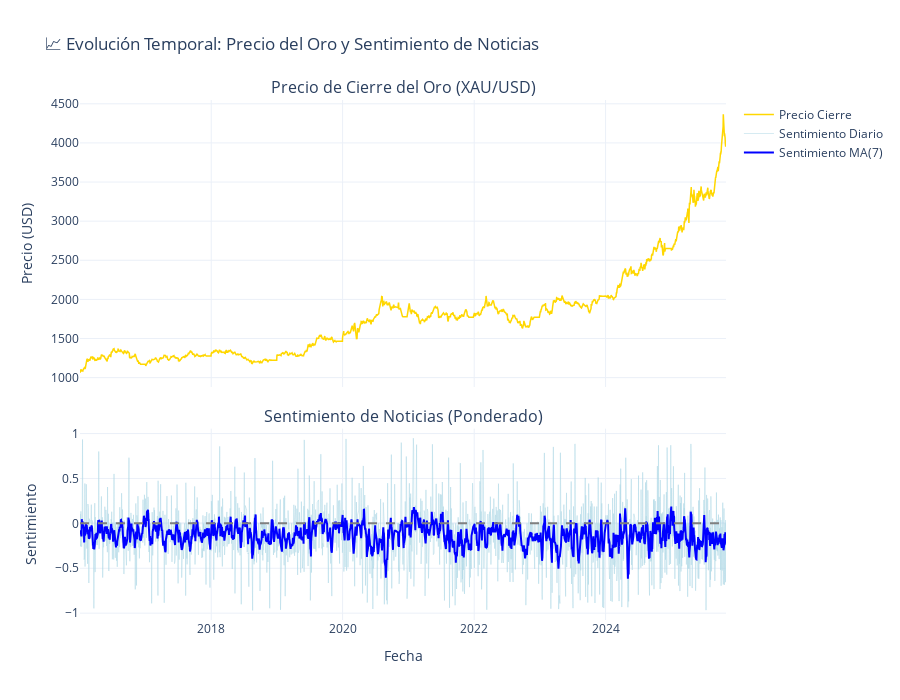

The notebook cell saved with this chart:
### Markdown cell above
---

## 5️⃣ Visualización Temporal: Precios vs Sentimientos

### Code cell
# Gráfico de doble eje: Precio de cierre y sentimiento
fig = make_subplots(
    rows=2, cols=1,
    shared_xaxes=True,
    vertical_spacing=0.08,
    subplot_titles=('Precio de Cierre del Oro (XAU/USD)', 'Sentimiento de Noticias (Ponderado)'),
    row_heights=[0.6, 0.4]
)

# Subplot 1: Precio de cierre
fig.add_trace(go.Scatter(
    x=df_merged.index,
    y=df_merged['Close'],
    mode='lines',
    name='Precio Cierre',
    line=dict(color='gold', width=1.5)
), row=1, col=1)

# Subplot 2: Sentimiento
fig.add_trace(go.Scatter(
    x=df_merged.index,
    y=df_merged['sentiment'],
    mode='lines',
    name='Sentimiento Diario',
    line=dict(color='lightblue', width=1),
    opacity=0.5
), row=2, col=1)

fig.add_trace(go.Scatter(
    x=df_merged.index,
    y=df_merged['sentiment_ma7'],
    mode='lines',
    name='Sentimiento MA(7)',
    line=dict(color='blue', width=2)
), row=2, col=1)

# Línea de referencia en sentimiento 0
fig.add_hline(y=0, line_dash="dash", line_color="gray", row=2, col=1)

fig.update_xaxes(title_text="Fecha", row=2, col=1)
fig.update_yaxes(title_text="Precio (USD)", row=1, col=1)
fig.update_yaxes(title_text="Sentimiento", row=2, col=1)

fig.update_layout(
    title_text="📈 Evolución Temporal: Precio del Oro y Sentimiento de Noticias",
    height=700,
    template='plotly_white',
    hovermode='x unified',
    showlegend=True
)

fig.show()

### Figure 1 — Plotly figure (JSON) as saved in the notebook; plotly's stock layout.template omitted (floating-point values rounded to 4 significant figures; data arrays with more than 128 entries replaced by an {"elided": "..."} marker saying what was removed)
{"data": [{"line": {"color": "gold", "width": 1.5}, "mode": "lines", "name": "Precio Cierre", "type": "scatter", "x": {"elided": "2273 str values"}, "xaxis": "x", "y": {"elided": "2273 float values"}, "yaxis": "y"}, {"line": {"color": "lightblue", "width": 1}, "mode": "lines", "name": "Sentimiento Diario", "opacity": 0.5, "type": "scatter", "x": {"elided": "2273 str values"}, "xaxis": "x2", "y": {"elided": "2273 float values"}, "yaxis": "y2"}, {"line": {"color": "blue", "width": 2}, "mode": "lines", "name": "Sentimiento MA(7)", "type": "scatter", "x": {"elided": "2273 str values"}, "xaxis": "x2", "y": {"elided": "2273 float values"}, "yaxis": "y2"}], "layout": {"annotations": [{"font": {"size": 16}, "showarrow": false, "text": "Precio de Cierre del Oro (XAU/USD)", "x": 0.5, "xanchor": "center", "xref": "paper", "y": 1, "yanchor": "bottom", "yref": "paper"}, {"font": {"size": 16}, "showarrow": false, "text": "Sentimiento de Noticias (Ponderado)", "x": 0.5, "xanchor": "center", "xref": "paper", "y": 0.368, "yanchor": "bottom", "yref": "paper"}], "height": 700, "hovermode": "x unified", "shapes": [{"line": {"color": "gray", "dash": "dash"}, "type": "line", "x0": 0, "x1": 1, "xref": "x2 domain", "y0": 0, "y1": 0, "yref": "y2"}], "showlegend": true, "title": {"text": "📈 Evolución Temporal: Precio del Oro y Sentimiento de Noticias"}, "xaxis": {"anchor": "y", "domain": [0, 1], "matches": "x2", "showticklabels": false}, "xaxis2": {"anchor": "y2", "domain": [0, 1], "title": {"text": "Fecha"}}, "yaxis": {"anchor": "x", "domain": [0.448, 1], "title": {"text": "Precio (USD)"}}, "yaxis2": {"anchor": "x2", "domain": [0, 0.368], "title": {"text": "Sentimiento"}}}}
